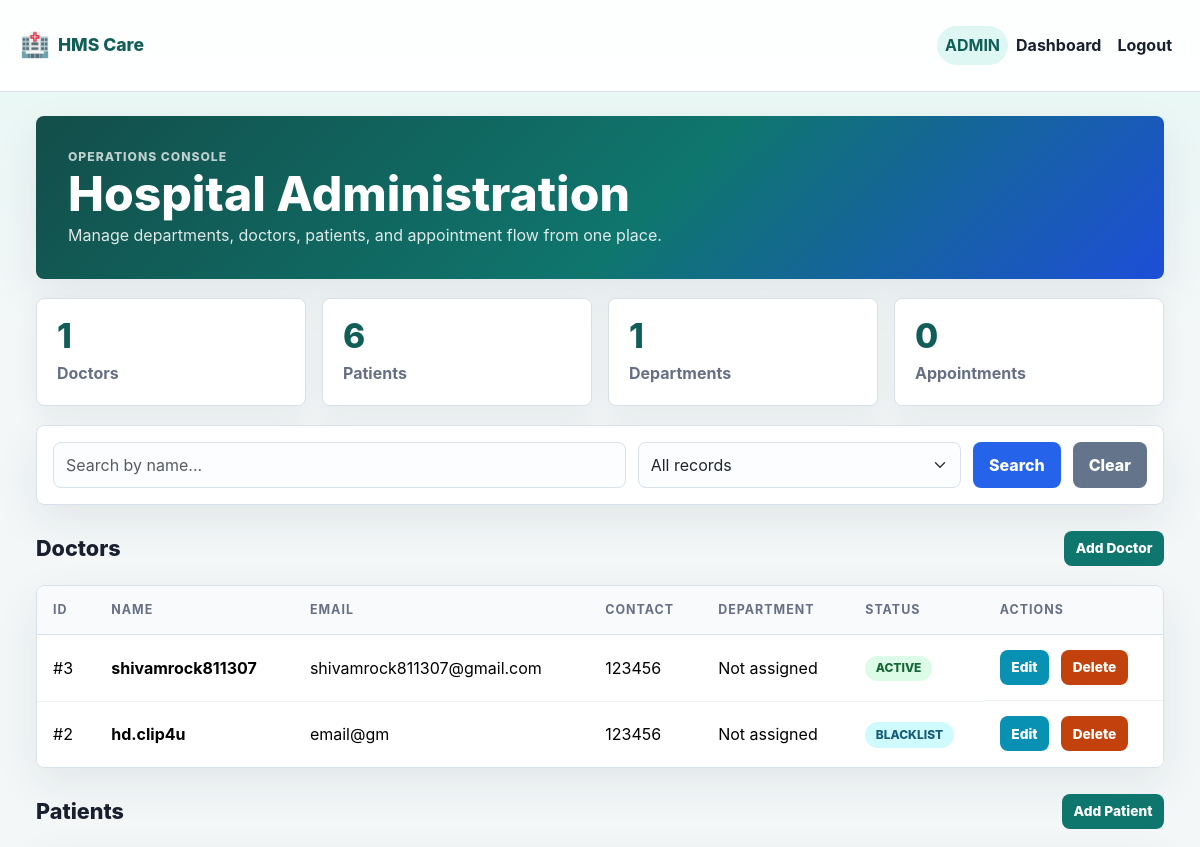
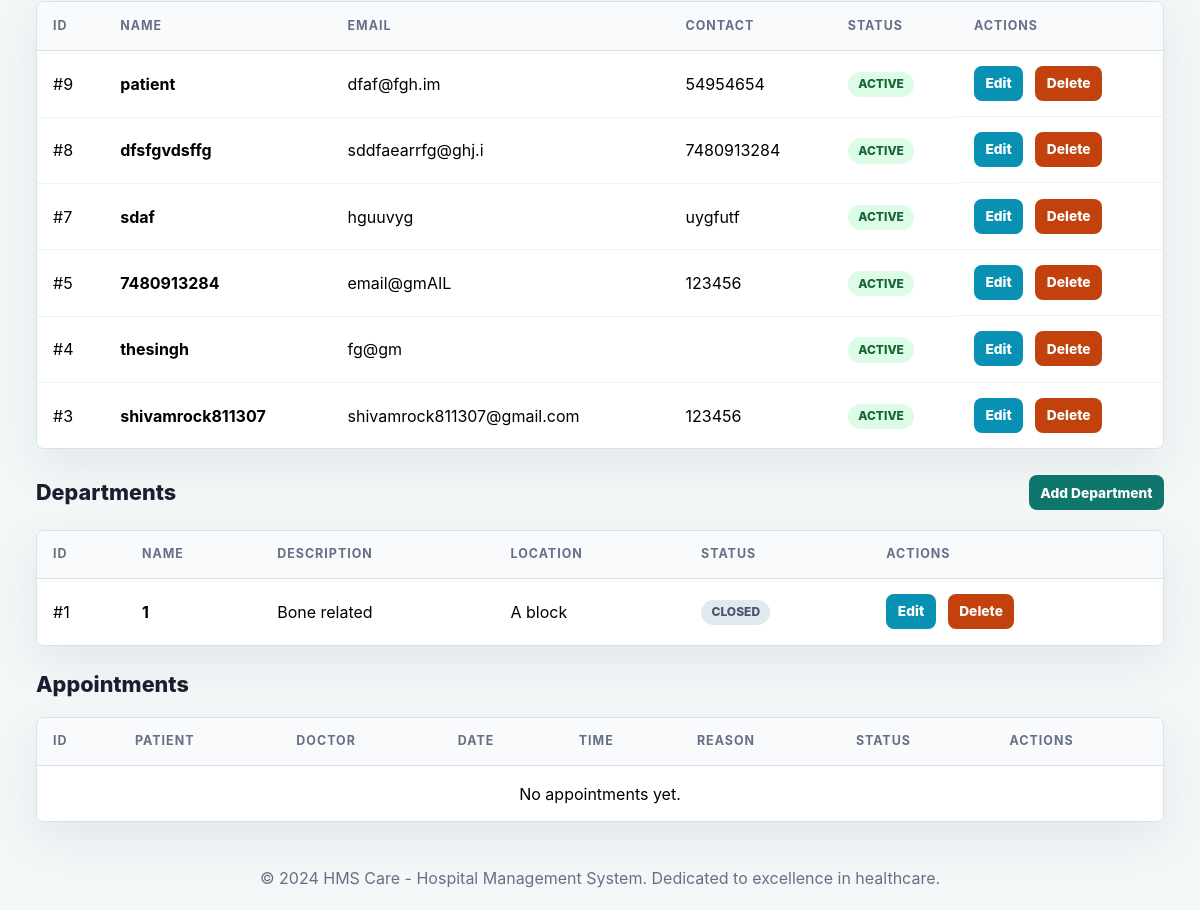
The app's page /admin_dashboard (signed in), older data (2 pictures, top to bottom).
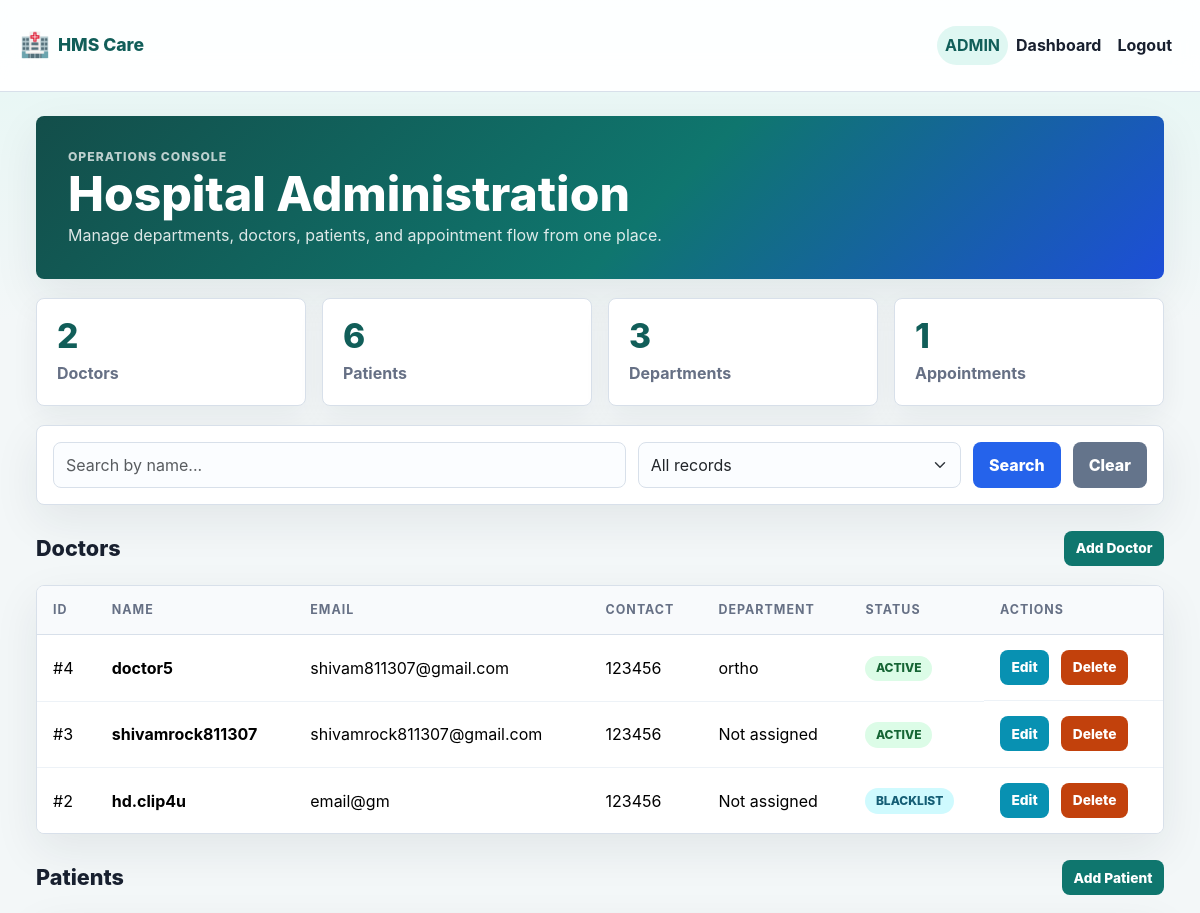
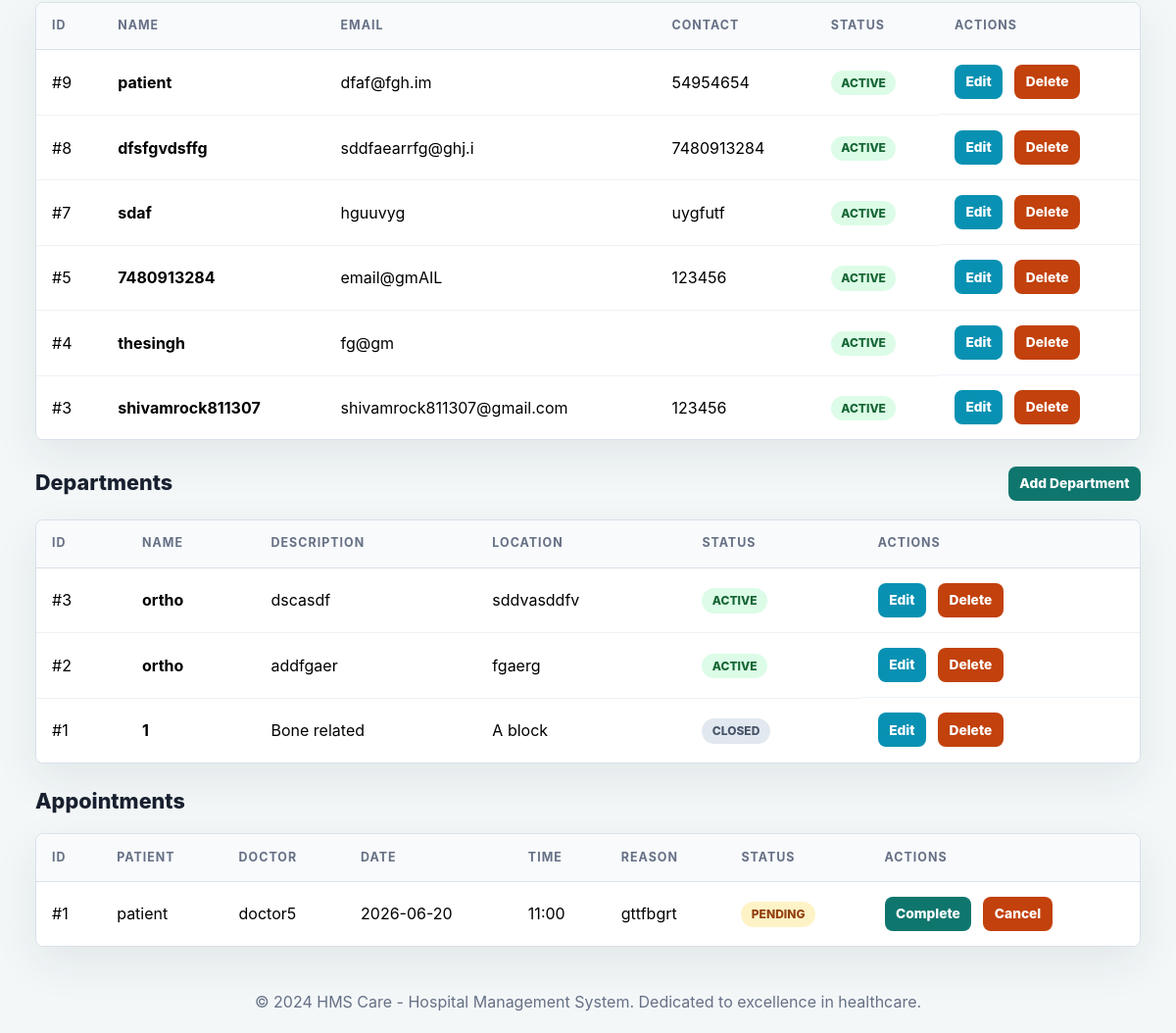
The same page, newer data (2 pictures, top to bottom).
### models.py (models this page shows)
class Doctor(db.Model):
    id = db.Column(db.Integer, primary_key=True)
    name = db.Column(db.String(100), nullable=False)
    username = db.Column(db.String(50), unique=True, nullable=False)
    password = db.Column(db.String(128), nullable=False)
    email = db.Column(db.String(100), unique=True, nullable=False)
    contact = db.Column(db.String(15), nullable=False)
    specialization = db.Column(db.String(100), nullable=True)
    dept_id=db.Column(db.Integer,db.ForeignKey('department.id'))
    availability = db.Column(db.String(200), default="Available on request")
    status = db.Column(db.String(20), default="active")
    role = db.Column(db.String(20), default="doctor")
    admin_id = db.Column(db.Integer, db.ForeignKey('admin.id'), default=1)
    schedules = db.relationship('Schedule_doctors', backref='doctor', lazy=True)
    appointment = db.relationship('Appointment', backref='doctor', lazy=True)
    availability_schedule = db.relationship('DoctorAvailability', backref='doctor', lazy=True, cascade="all, delete-orphan")

class Patient(db.Model):
    id = db.Column(db.Integer, primary_key=True)
    name = db.Column(db.String(100), nullable=False)
    username = db.Column(db.String(50), unique=True, nullable=False)
    password = db.Column(db.String(128), nullable=False)
    email = db.Column(db.String(100), unique=True, nullable=False)
    contact = db.Column(db.String(15), nullable=False)
    date_of_birth = db.Column(db.String(20), nullable=True)
    address = db.Column(db.String(200), nullable=True)
    appointment = db.relationship('Appointment', backref='patient', lazy=True)
    status = db.Column(db.String(20), default="active", nullable=False)
    role = db.Column(db.String(20), default="patient", nullable=False)

class Department(db.Model):
    id=db.Column(db.Integer,primary_key=True)
    name=db.Column(db.String(),nullable=False)
    description=db.Column(db.String(),nullable=False)
    building=db.Column(db.String(),nullable=False)
    status=db.Column(db.String(),default="active",nullable=False)
    doctors=db.relationship('Doctor', backref='department', lazy=True)
    admin_id = db.Column(db.Integer, db.ForeignKey('admin.id'), default=1)

class Appointment(db.Model):
    id=db.Column(db.Integer,primary_key=True)
    date=db.Column(db.String(20),nullable=False)
    time=db.Column(db.String(20),nullable=False)
    reason=db.Column(db.String(300), nullable=True)
    patient_id=db.Column(db.Integer,db.ForeignKey('patient.id'),nullable=False)
    doctor_id=db.Column(db.Integer,db.ForeignKey('doctor.id'),nullable=False)
    status=db.Column(db.String(20),default="pending",nullable=False)
    schedule=db.Column(db.Integer,db.ForeignKey('schedule_doctors.id'))
    treatment=db.relationship('Treatment',backref='appointment')

### app.py (the view)
@app.route("/admin_dashboard")
@login_required("admin")
def admin_dashboard():
    doctors = Doctor.query.order_by(Doctor.id.desc()).all()
    patients = Patient.query.order_by(Patient.id.desc()).all()
    departments = Department.query.order_by(Department.id.desc()).all()
    appointments = Appointment.query.order_by(Appointment.date.desc(), Appointment.time.desc()).all()
    today = datetime.now().strftime("%Y-%m-%d")
    upcoming_appts = Appointment.query.filter(Appointment.date >= today, Appointment.status != 'cancelled').count()
    completed_appts = Appointment.query.filter_by(status='completed').count()
    return render_template(
        "admin_dashboard.html",
        doctors=doctors,
        patients=patients,
        departments=departments,
        appointments=appointments,
        stats={
            "doctors": Doctor.query.filter_by(status="active").count(),
            "patients": Patient.query.filter_by(status="active").count(),
            "departments": Department.query.count(),
            "appointments": Appointment.query.count(),
            "upcoming_appointments": upcoming_appts,
            "completed_appointments": completed_appts,
        },
    )

### app.py (called while the page is built)
def login_required(role=None):
    def decorator(view):
        @wraps(view)
        def wrapped(*args, **kwargs):
            if "user_id" not in session:
                flash("Please login to continue.", "warning")
                return redirect(url_for("login"))
            if role and session.get("role") != role:
                flash("You do not have access to that page.", "danger")
                return redirect(url_for("home"))
            return view(*args, **kwargs)
        return wrapped
    return decorator

def status_badge(status):
    return {
        "active": "success",
        "pending": "warning",
        "completed": "success",
        "cancelled": "danger",
        "blocked": "danger",
        "closed": "secondary",
        "removed": "secondary",
    }.get(status, "info")

### templates/admin_dashboard.html (shortened to what the changed rows need)
{% extends 'base.html' %}
{% block content %}
<div class="dashboard-container">
    <div class="dashboard-header">
        <div>
            <h1>Hospital Administration</h1>
        </div>
    </div>
    <div class="stats-grid">
        <div class="stat-card"><div class="stat-number">{{ stats.doctors }}</div><div class="stat-label">Doctors</div></div>
        <div class="stat-card"><div class="stat-number">{{ stats.departments }}</div><div class="stat-label">Departments</div></div>
        <div class="stat-card"><div class="stat-number">{{ stats.appointments }}</div><div class="stat-label">Appointments</div></div>
    </div>
    <div class="section-heading">
        <h2>Doctors</h2>
    </div>
    <div class="table-card">
        <div class="table-responsive">
            <table class="table">
                <thead>
                    <tr><th>ID</th><th>Name</th><th>Email</th><th>Contact</th><th>Department</th><th>Status</th><th>Actions</th></tr>
                </thead>
                <tbody>
                    {% for doctor in doctors %}
                    <tr>
                        <td>#{{ doctor.id }}</td>
                        <td><strong>{{ doctor.username }}</strong></td>
                        <td>{{ doctor.email }}</td>
                        <td>{{ doctor.contact }}</td>
                        <td>{{ doctor.department.name if doctor.department else 'Not assigned' }}</td>
                        <td><span class="badge badge-{{ doctor.status|status_badge }}">{{ doctor.status|upper }}</span></td>
                        <td class="action-dropdown">
                            <a href="{{ url_for('edit_doctor', doctor_id=doctor.id) }}" class="btn btn-info btn-sm">Edit</a>
                            <a href="{{ url_for('delete_doctor', doctor_id=doctor.id) }}" class="btn btn-danger btn-sm" onclick="return confirm('Delete this doctor?')">Delete</a>
                        </td>
                    </tr>
                    {% else %}
                    <tr><td colspan="7" class="empty-state">No doctors found.</td></tr>
                    {% endfor %}
                </tbody>
            </table>
        </div>
    </div>
    <div class="section-heading">
        <h2>Patients</h2>
    </div>
    <div class="table-card">
        <div class="table-responsive">
            <table class="table">
                <thead>
                    <tr><th>ID</th><th>Name</th><th>Email</th><th>Contact</th><th>Status</th><th>Actions</th></tr>
                </thead>
                <tbody>
                    {% for patient in patients %}
                    <tr>
                        <td>#{{ patient.id }}</td>
                        <td><strong>{{ patient.username }}</strong></td>
                        <td>{{ patient.email }}</td>
                        <td>{{ patient.contact }}</td>
                        <td><span class="badge badge-{{ patient.status|status_badge }}">{{ patient.status|upper }}</span></td>
                        <td class="action-dropdown">
                            <a href="{{ url_for('edit_patient', patient_id=patient.id) }}" class="btn btn-info btn-sm">Edit</a>
                            <a href="{{ url_for('delete_patient', patient_id=patient.id) }}" class="btn btn-danger btn-sm" onclick="return confirm('Delete this patient?')">Delete</a>
                        </td>
                    </tr>
                    {% else %}
                    <tr><td colspan="6" class="empty-state">No patients found.</td></tr>
                    {% endfor %}
                </tbody>
            </table>
        </div>
    </div>
    <div class="section-heading">
        <h2>Departments</h2>
    </div>
    <div class="table-card">
        <div class="table-responsive">
            <table class="table">
                <thead>
                    <tr><th>ID</th><th>Name</th><th>Description</th><th>Location</th><th>Status</th><th>Actions</th></tr>
                </thead>
                <tbody>
                    {% for department in departments %}
                    <tr>
                        <td>#{{ department.id }}</td>
                        <td><strong>{{ department.name }}</strong></td>
                        <td>{{ department.description }}</td>
                        <td>{{ department.building }}</td>
                        <td><span class="badge badge-{{ department.status|status_badge }}">{{ department.status|upper }}</span></td>
                        <td class="action-dropdown">
                            <a href="{{ url_for('edit_department', dept_id=department.id) }}" class="btn btn-info btn-sm">Edit</a>
                            <a href="{{ url_for('delete_department', dept_id=department.id) }}" class="btn btn-danger btn-sm" onclick="return confirm('Delete this department?')">Delete</a>
                        </td>
                    </tr>
                    {% else %}
                    <tr><td colspan="6" class="empty-state">No departments found.</td></tr>
                    {% endfor %}
                </tbody>
            </table>
        </div>
    </div>
    <div class="section-heading">
        <h2>Appointments</h2>
    </div>
    <div class="table-card">
        <div class="table-responsive">
            <table class="table">
                <thead>
                    <tr><th>ID</th><th>Patient</th><th>Doctor</th><th>Date</th><th>Time</th><th>Reason</th><th>Status</th><th>Actions</th></tr>
                </thead>
                <tbody>
                    {% for appointment in appointments %}
                    <tr>
                        <td>#{{ appointment.id }}</td>
                        <td>{{ appointment.patient.username }}</td>
                        <td>{{ appointment.doctor.username }}</td>
                        <td>{{ appointment.date }}</td>
                        <td>{{ appointment.time }}</td>
                        <td>{{ appointment.reason or 'Routine consultation' }}</td>
                        <td><span class="badge badge-{{ appointment.status|status_badge }}">{{ appointment.status|upper }}</span></td>
                        <td class="action-dropdown">
                            <a href="{{ url_for('update_appointment', appointment_id=appointment.id, action='completed') }}" class="btn btn-success btn-sm">Complete</a>
                            <a href="{{ url_for('update_appointment', appointment_id=appointment.id, action='cancelled') }}" class="btn btn-danger btn-sm">Cancel</a>
                        </td>
                    </tr>
                    {% else %}
                    <tr><td colspan="8" class="empty-state">No appointments yet.</td></tr>
                    {% endfor %}
                </tbody>
            </table>
        </div>
    </div>
</div>
{% endblock %}

Row changes from the older to the newer data that the page shows:
added Doctor: id "4", username "doctor5", email "shivam811307@gmail.com", contact "123456", department "ortho", status "ACTIVE"
added Department: id "3", name "ortho", description "dscasdf", building "sddvasddfv", status "ACTIVE"
added Department: id "2", name "ortho", description "addfgaer", building "fgaerg", status "ACTIVE"
added Appointment: id "1", patient.username "patient", doctor.username "doctor5", date "2026-06-20", time "11:00", reason "gttfbgrt", status "PENDING"
Text that changed along with them:
{{ stats.doctors }}: "1" → "2"
{{ stats.departments }}: "1" → "3"
{{ stats.appointments }}: "0" → "1"
text no longer shown: "No appointments yet."
